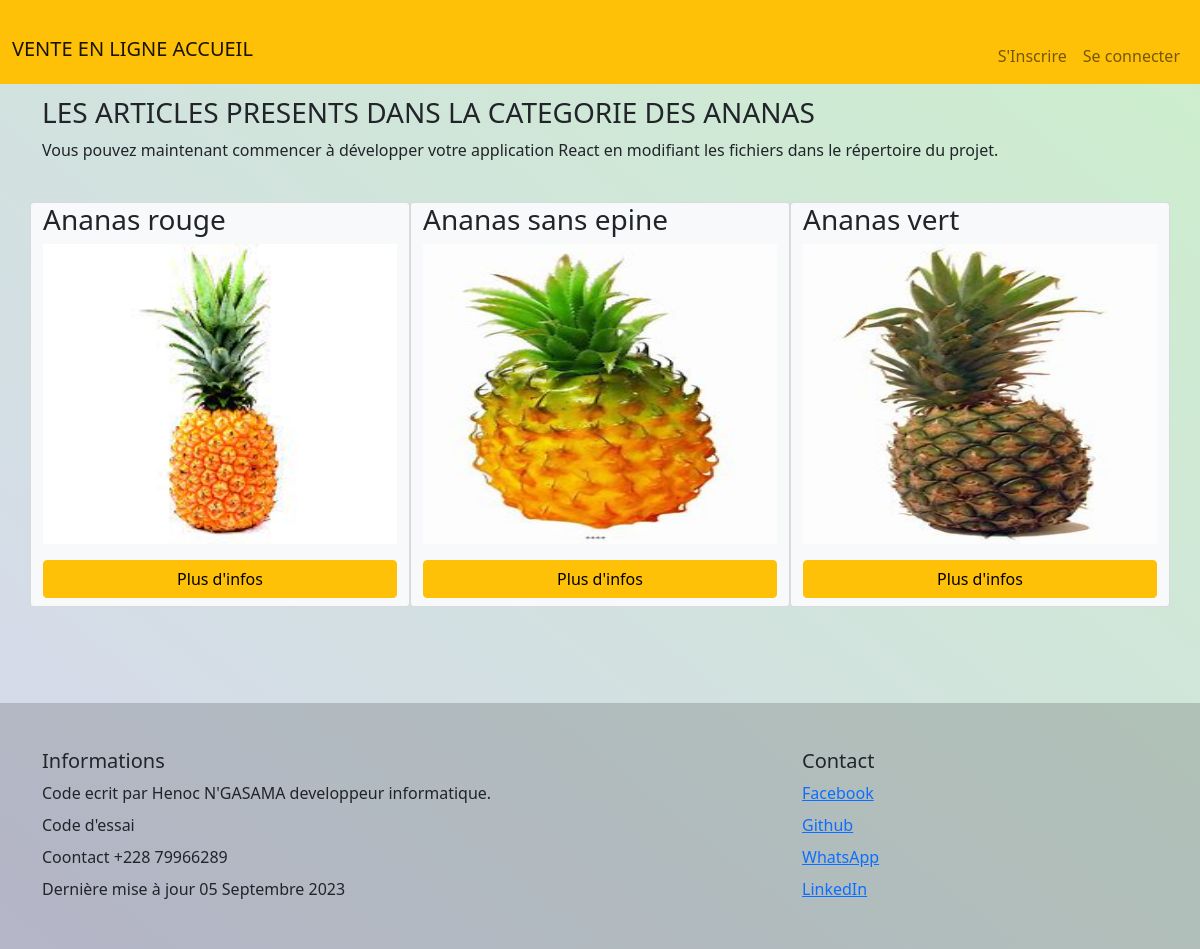
Screenshot of /ananas/ with the database file from the repository.
### boutique/models.py (models this page shows, shortened)
class Categorie(models.Model):
    nom = models.CharField(max_length=100)
    slug = models.CharField(max_length=30)
    description = models.TextField()

class Product(models.Model):
    categorie = models.ForeignKey(Categorie, on_delete=models.CASCADE)
    nom = models.CharField(max_length=40)
    slug = models.SlugField(blank= True, editable=False)
    prixDachat = models.IntegerField( verbose_name="Prix d'achat", default=0)
    prixDeVente = models.IntegerField( verbose_name="Prix de vente", blank=True)
    quantite = models.IntegerField(default=1)
    detail = models.TextField()
    image = models.ImageField(upload_to='poduits', blank=False, null=False)

### boutique/views.py (the view)
# urls.py: path('<str:slugCat>/', detailCategorie, name="detailCategorie"),
def detailCategorie(request, slugCat):
    categorie = get_object_or_404(Categorie, slug=slugCat)
    Products = Product.objects.all()
    return render(request, 'boutique/categorie.html', context={"categorie": categorie, 'Products': Products})

### boutique/templates/boutique/categorie.html (shortened to what this page needs)
{% extends 'base.html' %}
{% block content %}
      <h3>LES ARTICLES PRESENTS DANS LA CATEGORIE DES {{ categorie.nom.upper }}</h3>
      <p>{{ categorie.description }}</p>
      <div class="row justify-content-start">
          {% for product in Products %}
              {% if product.categorie.nom == categorie.nom %}
                  <div class="col-6 col-md-4 card gy-4 bg-light mb-5">
                      {% if product.quantite != 0 %}
                        <h3>{{ product.nom }}</h3>
                        <img class="" src="{{ product.image.url }}" alt="" style="height: 300px">
                        <a class="btn btn-warning mb-2 mt-3" href="{{ product.slug }}">Plus d'infos</a>
                      {% endif %}
                  </div>
              {% endif %}
          {% endfor %}
      </div>
{% endblock %}

### templates/base.html (shortened to what this page needs)
<!DOCTYPE html>
<html lang="fr">
<head>
    {% load static %}
    <link rel="stylesheet" href="{% static 'boutique/css/bootstrap.css' %}">
    <link rel="stylesheet" href="{% static 'boutique/css/style.css' %}">
</head>
<body>
<nav class="navbar fixed-top  navbar-expand-lg navbar-light bg-warning">
    <div class="container-fluid">
        <a class="navbar-brand align-self-center" href="{% url 'index' %}">VENTE EN LIGNE ACCUEIL </a>
        <div id="contenu" class="collapse navbar-collapse justify-content-end ">
            <ul class="navbar-nav">
                {% if user.is_authenticated %}
                {% if user.is_superuser %}
                <li class="nav-item">
                    <a class="nav-link" href=" {% url 'statistique' %}">Sattistiques</a>
                </li>
                <li class="nav-item">
                    <a class="nav-link" href=" {% url 'ajouter_article' %}">Ajouter un article</a>
                </li>
                {% endif %}
                <li class="nav-item">
                    <a class="nav-link" href="{% url 'modifier' %}">Modifier le mot de passe</a>
                </li>
                <li class="nav-item">
                    <a class="nav-link" href="{% url 'deconnexion' %}">Se deconnecter</a>
                </li>
                {% if user.panier %}
                <li class="nav-item">
                    <a class="nav-link" href=" {% url 'panier' %}">Panier ({{ user.panier.commandes.count }})</a>
                </li>
                {% endif %}
                {% else %}
                <li class="nav-item">
                    <a class="nav-link" class="deconnecter boutton" href="{% url 'inscription' %}">S'Inscrire</a>
                </li>
                <li class="nav-item">
                    <a class="nav-link" href="{% url 'connexion' %}">Se connecter</a>
                </li>
                {% endif %}
            </ul>
        </div>
    </div>
</nav>
<div class="container mt-5 pt-5">
    {% block content %}
    {% endblock %}
</div>
<footer class="bd-footer py-3 mt-5" style="background-color: #22222230">
  <div class="container py-3 ">
    <div class="row justify-content-evenly d-flex">
      <div class="col-8">
        <h5>Informations</h5>
        <ul class="list-unstyled">
          <li class="mb-2">Code ecrit par Henoc N'GASAMA developpeur informatique.</li>
          <li class="mb-2">Code d'essai</li>
          <li class="mb-2">Coontact +228 79966289</li>
          <li class="mb-2">Dernière mise à jour 05 Septembre 2023</li>
        </ul>
      </div>
      <div class="col-4">
        <h5>Contact</h5>
        <ul class="list-unstyled">
          <li class="mb-2"><a href="#">Facebook</a></li>
          <li class="mb-2"><a href="#">Github</a></li>
          <li class="mb-2"><a href="#">WhatsApp</a></li>
          <li class="mb-2"><a href="#">LinkedIn</a></li>
        </ul>
      </div>
    </div>
  </div>
</footer>
</body>
</html>

### boutique/static/boutique/css/style.css (style rules this page uses)
body { background-image: linear-gradient(to right top, rgba(174, 176, 221, 0.5), rgba(171, 228, 171, 0.6)); background-color: var(--purple); }
div { margin-top:14px; }

### rows the page displays
Categorie: nom "ANANAS", description "Vous pouvez maintenant commencer à développer votre application React en modifiant les fichiers dans le répertoire du projet."
Product: nom "Ananas rouge", image (picture)
Product: nom "Ananas sans epine", image (picture)
Product: nom "Ananas vert", image (picture)
